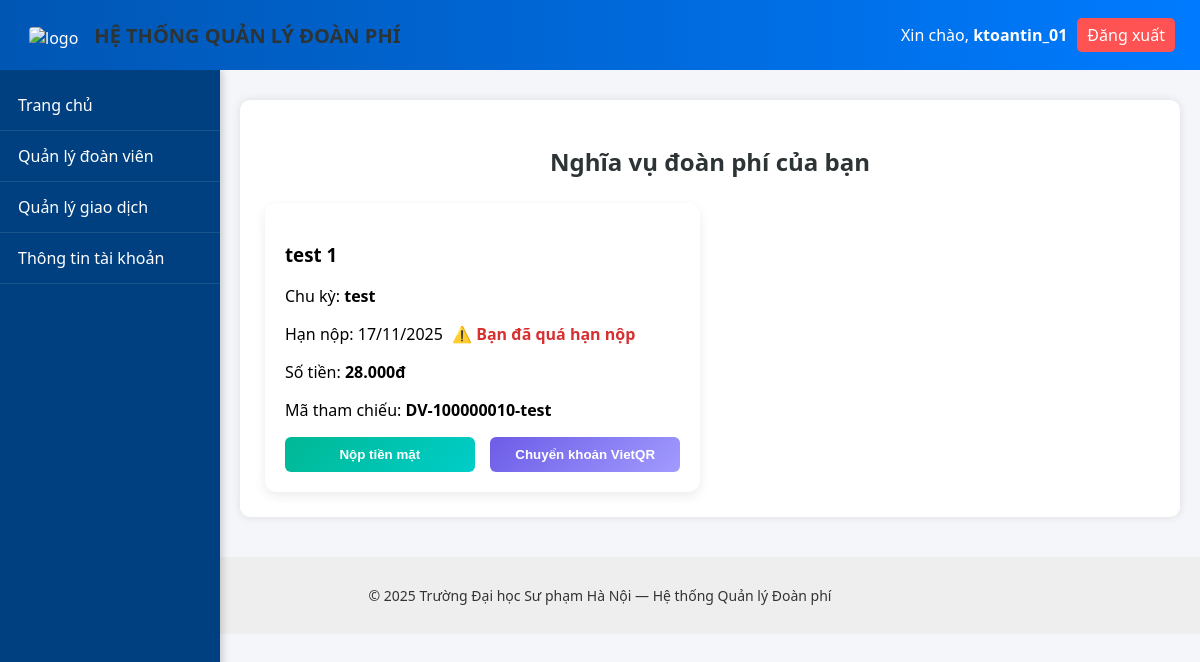
The page /pages/pay_fee.php (signed in) on the database as committed earlier.
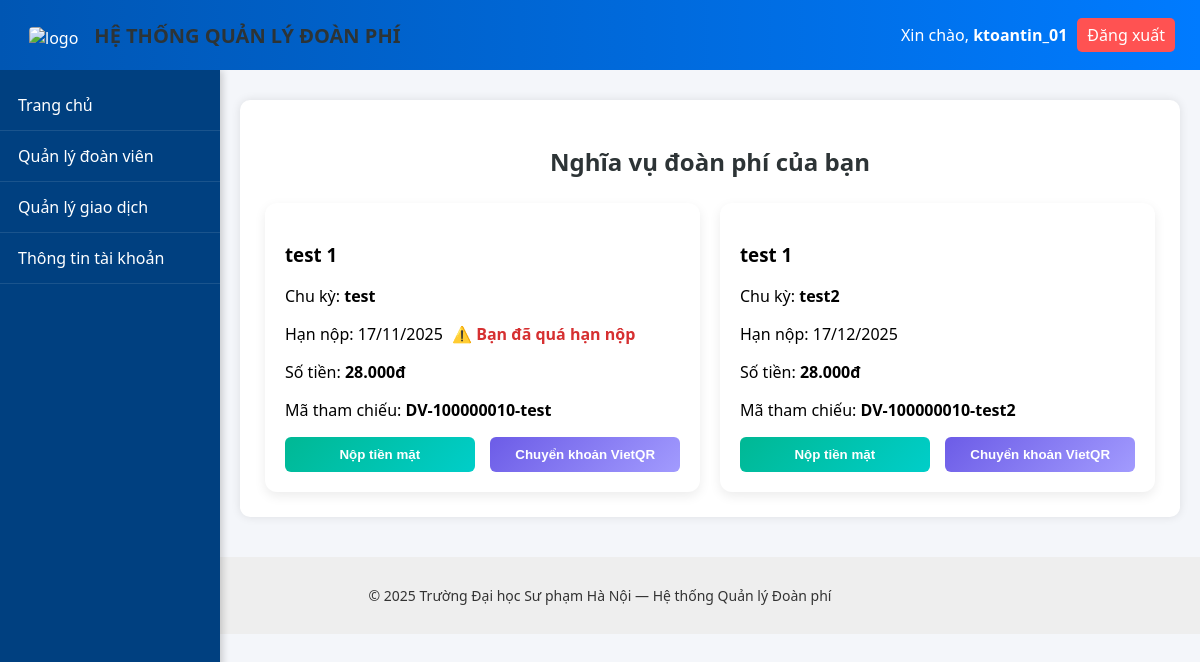
The same page on the database as committed later.
### tables this page shows
CREATE TABLE `fee_obligation` (
  `id` int(11) NOT NULL,
  `user_id` int(11) NOT NULL,
  `policy_id` int(11) NOT NULL,
  `period_label` varchar(50) NOT NULL,
  `amount` decimal(10,2) NOT NULL,
  `due_date` date NOT NULL,
  `status` enum('Chưa nộp','Đã nộp','Quá hạn') DEFAULT 'Chưa nộp',
  `reference_code` varchar(100) DEFAULT NULL,
  `created_at` datetime DEFAULT current_timestamp(),
  `updated_at` datetime DEFAULT current_timestamp() ON UPDATE current_timestamp()
);

CREATE TABLE `fee_policy` (
  `id` int(11) NOT NULL,
  `policy_name` varchar(255) NOT NULL,
  `cycle` varchar(50) NOT NULL,
  `due_date` date DEFAULT NULL,
  `standard_amount` decimal(10,2) NOT NULL,
  `status` enum('Draft','Active','Inactive') DEFAULT 'Draft',
  `created_by` int(11) DEFAULT NULL,
  `created_at` datetime DEFAULT current_timestamp(),
  `updated_at` datetime DEFAULT current_timestamp() ON UPDATE current_timestamp()
);

### pages/pay_fee.php (the view, shortened to what this page needs)
<?php
include("../includes/header.php");
include("../includes/navbar.php");
include("../config/db.php");
$user = $_SESSION['user'];
$user_id = $user['userId'];
$sql = "
  SELECT o.id, o.period_label, o.amount, o.status, o.due_date, o.reference_code, p.policy_name
  FROM fee_obligation o
  JOIN fee_policy p ON o.policy_id = p.id
  WHERE o.user_id = $user_id AND o.status = 'Chưa nộp'
  ORDER BY o.due_date ASC
";
$obligations = $conn->query($sql);
?>
<div class="container">
  <h2>Nghĩa vụ đoàn phí của bạn</h2>
  <?php if ($obligations->num_rows > 0): ?>
    <div class="obligation-list">
      <?php while ($o = $obligations->fetch_assoc()):
        $isOverdue = strtotime($o['due_date']) < strtotime(date('Y-m-d'));
      ?>
        <div class="obligation-card">
          <h3><?= htmlspecialchars($o['policy_name']) ?></h3>
          <p>Chu kỳ: <strong><?= $o['period_label'] ?></strong></p>
          <p>
            Hạn nộp: <?= date("d/m/Y", strtotime($o['due_date'])) ?>
            <?php if ($isOverdue): ?>
              <span class="overdue">⚠️ Bạn đã quá hạn nộp</span>
            <?php endif; ?>
          </p>
          <p>Số tiền: <strong><?= number_format($o['amount'], 0, ',', '.') ?>đ</strong></p>
          <p>Mã tham chiếu: <strong><?= htmlspecialchars($o['reference_code']) ?></strong></p>
          <form method="POST" class="payment-form">
            <div class="payment-buttons">
              <button type="submit" name="method" value="Cash" class="btn-cash">Nộp tiền mặt</button>
              <button type="submit" name="method" value="VietQR" class="btn-qr">Chuyển khoản VietQR</button>
            </div>
          </form>
        </div>
      <?php endwhile; ?>
    </div>
  <?php else: ?>
    <p>Bạn không còn nghĩa vụ nào cần nộp.</p>
  <?php endif; ?>
</div>
<?php include("../includes/footer.php"); ?>

Rows that differ between the two databases and show on the page:
added fee_obligation: policy.policy_name "test 1", period_label "test2", due_date "17/12/2025", amount "28.000", reference_code "DV-100000010-test2"
